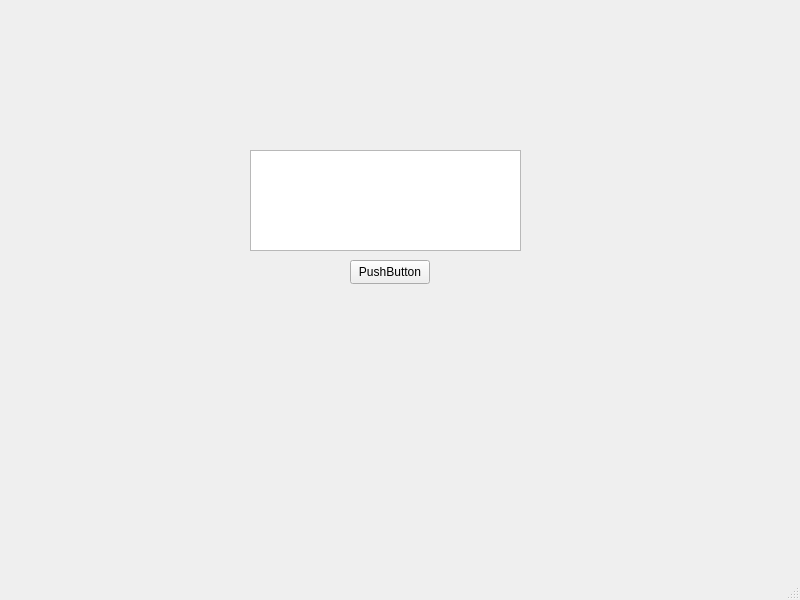
<?xml version="1.0" encoding="UTF-8"?>
<ui version="4.0">
 <class>MainWindow</class>
 <widget class="QMainWindow" name="MainWindow">
  <property name="geometry">
   <rect>
    <x>0</x>
    <y>0</y>
    <width>800</width>
    <height>600</height>
   </rect>
  </property>
  <property name="windowTitle">
   <string>MainWindow</string>
  </property>
  <widget class="QWidget" name="centralwidget">
   <widget class="QPushButton" name="runCommandButton">
    <property name="geometry">
     <rect>
      <x>350</x>
      <y>260</y>
      <width>80</width>
      <height>24</height>
     </rect>
    </property>
    <property name="text">
     <string>PushButton</string>
    </property>
   </widget>
   <widget class="QTextEdit" name="outputTextEdit">
    <property name="geometry">
     <rect>
      <x>250</x>
      <y>150</y>
      <width>271</width>
      <height>101</height>
     </rect>
    </property>
   </widget>
  </widget>
  <widget class="QMenuBar" name="menubar">
   <property name="geometry">
    <rect>
     <x>0</x>
     <y>0</y>
     <width>800</width>
     <height>21</height>
    </rect>
   </property>
  </widget>
  <widget class="QStatusBar" name="statusbar"/>
 </widget>
 <resources/>
 <connections/>
</ui>
